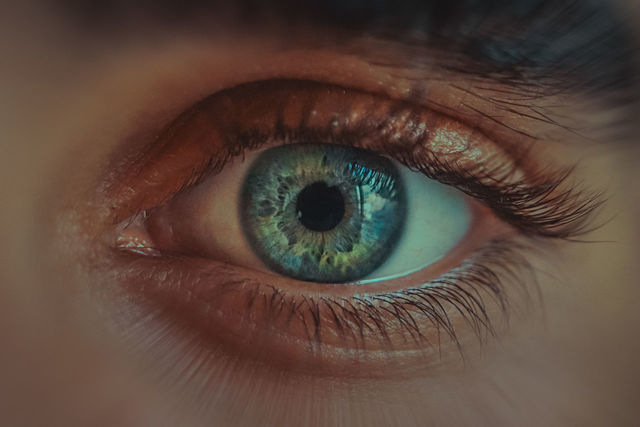
#> input picture Image6.png, 640 x 427 px
$ python -i cataract_scanner.py   (imports and definitions only)
#> lines starting #> are read from the running program, lines starting #| are printed output that depends on the picture; after the words box and inside, x2 and y2 are one past the last pixel; in counts of white or black regions, pixels touching at a corner belong together
import cv2
import numpy as np
import sys

class CataractDetector:
    def __init__(self):
        pass


    def read_image(self,filepath: str):

        img_bgr = cv2.imread(filepath, cv2.IMREAD_COLOR)
        img_gray = cv2.imread(filepath, cv2.IMREAD_GRAYSCALE)
        return img_bgr, img_gray

    def detect_eye(self,img_gray):

        eye_cascade = cv2.CascadeClassifier(cv2.data.haarcascades + 'haarcascade_eye.xml')
        eyes = eye_cascade.detectMultiScale(img_gray, scaleFactor=1.1, minNeighbors=5, minSize=(30, 30))
        return eyes

    def resize_and_preprocess(self,img_gray, img_bgr):

        height, width = img_gray.shape
        if height > 900:
            resized_dim = (width // 10, height // 10)
            factor = 300
        elif height < 200:
            resized_dim = (width * 2, height * 2)
            factor = 300
        else:
            resized_dim = (width, height)
            factor = 500

        img_gray = cv2.resize(img_gray, resized_dim, interpolation=cv2.INTER_CUBIC)
        img_gray = cv2.medianBlur(img_gray, 5)
        img_bgr = cv2.resize(img_bgr, resized_dim, interpolation=cv2.INTER_CUBIC)
        return img_bgr, img_gray, factor

    def detect_and_draw_circles(self,img_gray, img_bgr, factor):

        circles = cv2.HoughCircles(img_gray, cv2.HOUGH_GRADIENT, 1, factor, param1=50, param2=30, minRadius=0, maxRadius=0)
        if circles is not None:
            circles = np.uint16(np.around(circles))
            for circle in circles[0]:
                # Draw circles
                cv2.circle(img_bgr, (circle[0], circle[1]), circle[2], (0, 255, 0), 2)
                cv2.circle(img_bgr, (circle[0], circle[1]), 2, (0, 0, 255), 3)
        return circles

    def evaluate_cataract(self,img_gray, circles):
        xc, yc, r = circles[0][0]
        y, x = np.ogrid[:img_gray.shape[0], :img_gray.shape[1]]
        mask = (x - xc) ** 2 + (y - yc) ** 2 > r ** 2
        inside = np.ma.masked_where(mask, img_gray)
        average_color = inside.mean()
        return "Not Cataract" if average_color <= 120 else "Cataract"

    def detect_cataract(self,filepath: str):
        img_bgr, img_gray = self.read_image(filepath)
#> in read_image, img_bgr is the input picture: shape (427, 640, 3); mean B, G, R 59.3, 69.6, 88.9
#> in read_image, `img_gray = cv2.imread(filepath, cv2.IMREAD_GRAYSCALE)`:
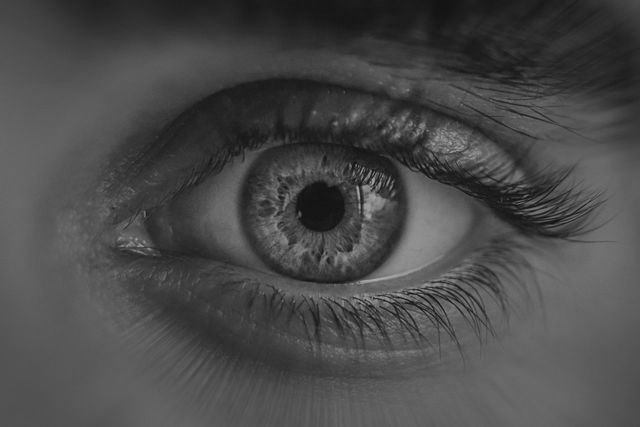
#> img_gray: shape (427, 640); min 13, max 177, mean 73.7
        img_bgr, img_gray, factor = self.resize_and_preprocess(img_gray, img_bgr)
#> factor = 500
        eyes = self.detect_eye(img_gray)
#> in detect_eye, `eyes = eye_cascade.detectMultiScale(img_gray, scaleFactor=1.1, minNeig..`: eyes = [[106, 33, 369, 369]]
#> eyes = [[106, 33, 369, 369]]
        flag = False
        if len(eyes) > 0:
            # If eyes are detected, proceed with cataract detection
            circles = self.detect_and_draw_circles(img_gray, img_bgr, factor)
#> in detect_and_draw_circles, `circles = cv2.HoughCircles(img_gray, cv2.HOUGH_GRADIENT, 1, factor, pa..`: circles = [[401.5, 213.5, 116.5]]
#> in detect_and_draw_circles, `circles = np.uint16(np.around(circles))`: circles = [[402, 214, 116]]
#> the loop in detect_and_draw_circles, `for circle in circles[0]:` made 1 pass
#> after the loop in detect_and_draw_circles, `for circle in circles[0]:`:
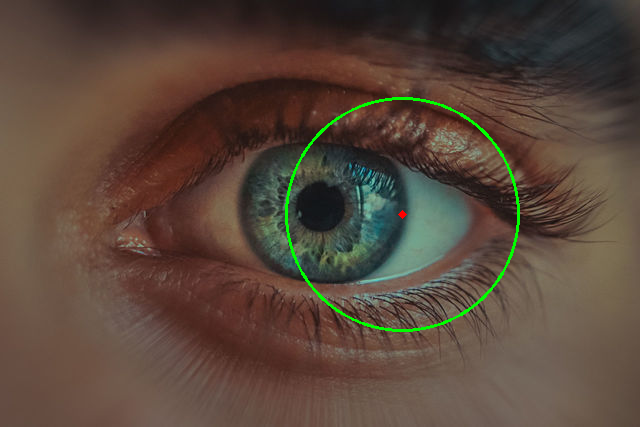
#> img_bgr: shape (427, 640, 3); 0.78% of pixels changed, all inside (x1, y1, x2, y2) = (285, 97, 520, 332)
#> circles = [[402, 214, 116]]
            if circles is not None:
                message = self.evaluate_cataract(img_gray, circles)
#> in evaluate_cataract, `xc, yc, r = circles[0][0]`: xc = 402; yc = 214; r = 116
#> in evaluate_cataract, `mask = (x - xc) ** 2 + (y - yc) ** 2 > r ** 2`:
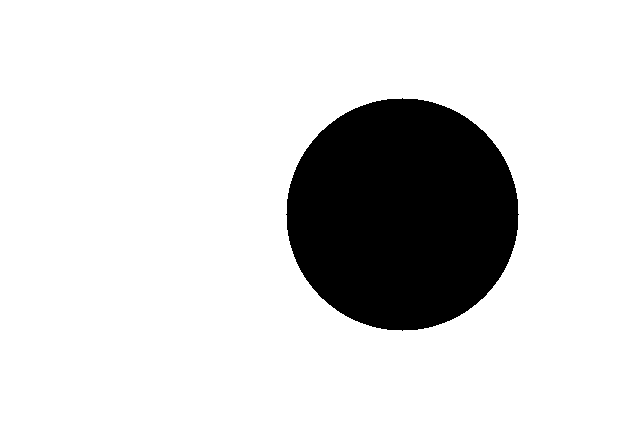
#> mask: shape (427, 640) bool; 84.5% white; 1 black region, box (x1, y1, x2, y2) and area: (286, 98, 519, 331) 42265
#> in evaluate_cataract, `average_color = inside.mean()`: average_color = 75.29
#> message = 'Not Cataract'
                font = cv2.FONT_HERSHEY_SIMPLEX
#> font = 0
                cv2.putText(img_bgr, message, (10, 50), font, 1, (255, 255, 255), 2, cv2.LINE_AA)
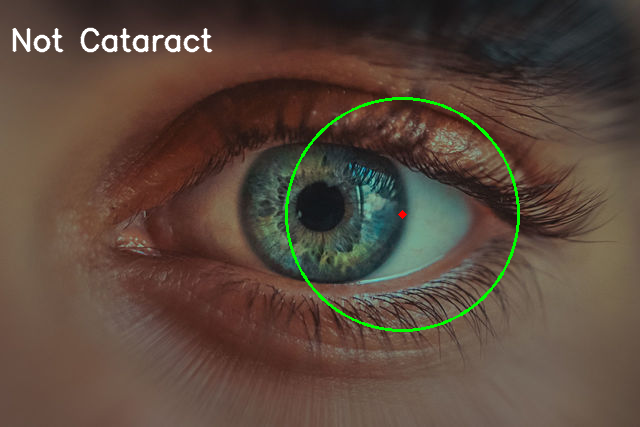
#> img_bgr: shape (427, 640, 3); 0.82% of pixels changed, all inside (x1, y1, x2, y2) = (12, 27, 213, 53)
                print(message)
#| Not Cataract
                flag = True
            else:
                print("No circles detected.")
            # [4 lines of commented-out code are left out]
            cv2.imshow('Cataract Detection', img_bgr)
            cv2.waitKey(0)

        if flag == True:
            return message
        else:
            return "No Eyes Detected"

>>> result = CataractDetector().detect_cataract('Image6.png')
#> result = 'Not Cataract'

$ run again, on Image8.png
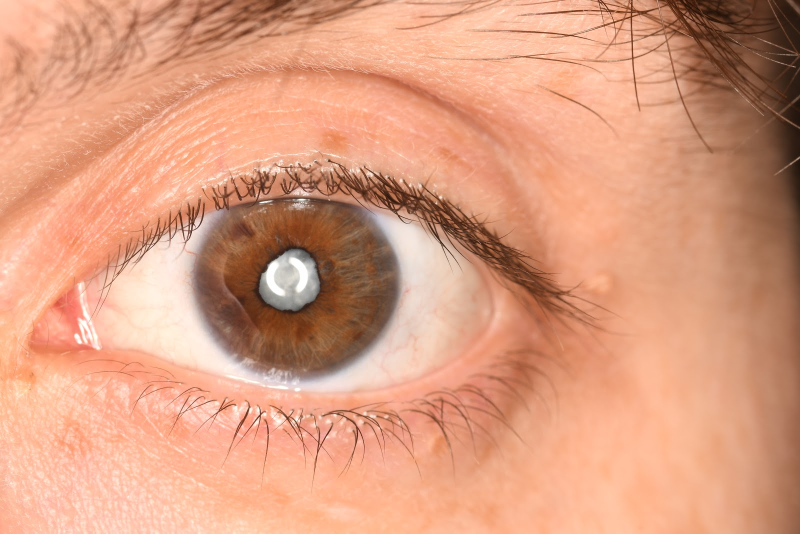
#> input picture Image8.png, 1600 x 1067 px (shown at 1/2 size)
#> in read_image, img_bgr is the input picture: shape (1067, 1600, 3); mean B, G, R 128.3, 157.5, 219.3
#> factor = 300
#> in detect_eye, `eyes = eye_cascade.detectMultiScale(img_gray, scaleFactor=1.1, minNeig..`: eyes = [[23, 15, 82, 82]]
#> in detect_and_draw_circles, `circles = cv2.HoughCircles(img_gray, cv2.HOUGH_GRADIENT, 1, factor, pa..`: circles = [[61.5, 97.5, 64]]
#> in detect_and_draw_circles, `circles = np.uint16(np.around(circles))`: circles = [[62, 98, 64]]
#> the loop in detect_and_draw_circles, `for circle in circles[0]:` made 1 pass
#> xc = 62; yc = 98; r = 64
#> in evaluate_cataract, `mask = (x - xc) ** 2 + (y - yc) ** 2 > r ** 2`:
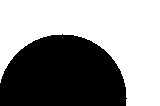
#> mask: shape (106, 160) bool; 56.6% white; 1 black region, box (x1, y1, x2, y2) and area: (0, 34, 127, 106) 7360
#> average_color = 175
#> message = 'Cataract'
#> font = 0
#> in detect_cataract, `cv2.putText(img_bgr, message, (10, 50), font, 1, (255, 255, 255), 2, c..`:
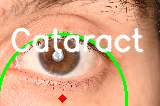
#> img_bgr: shape (106, 160, 3); mean of channels 0, 1, 2 134.1, 166.9, 217.1; drawn as B, G, R
#| Cataract
#> result = 'Cataract'
